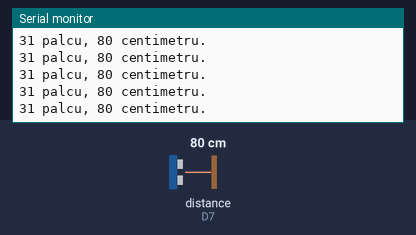
This sketch was run on a simulated ESP8266 (NodeMCU). On the bench: the last lines printed to the serial monitor. Wiring (inferred from the names in the program): ultrasonic range finder: trigger D6; echo D7. The inputs (shaded band) are chosen by the test bench; at power-on: distance to the obstacle (sensor on D7) 80 cm. The echo pulse lasts 58.3 µs per cm.

Above: at 1.2 s.
1.3 s: distance to the obstacle (sensor on D7) set to 2 cm
At 1.71 s:
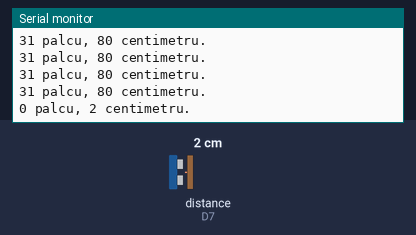
2.8 s: distance to the obstacle (sensor on D7) set to 4 cm
At 2.97 s:
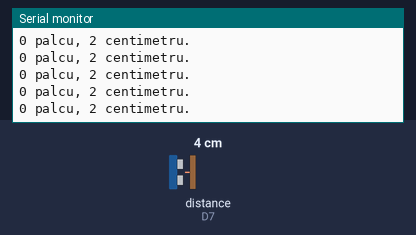
Timing chart, 0 to 5.8 s (numbered marks = the images above; inputs shaded):
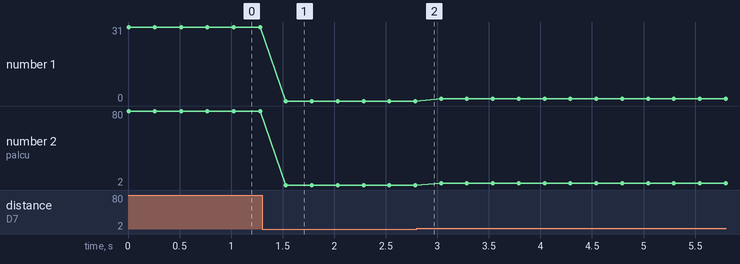

Measured:
- after the input at 1.3 s, the serial monitor: prints a new line after 0.23 s (image 1)
- plotted number 1: 31 → 0 after the input at 1.3 s, 0 → 1 after the input at 2.8 s
- plotted number 2: 80 → 2 after the input at 1.3 s, 2 → 4 after the input at 2.8 s

The sketch:

test.ino
```cpp
/*
**************************
*     MODUL  HC-SR04     *
*      www.santy.cz      *
*     © Aleš  Müller     *
*********************************************
*  upraveno z jiného zdoje                  *
*  program volně šiřitelný, prosím sdílejte *
*********************************************/

int vcc  = 2; /* PŘIPOJÍME PIN D2 NA Vcc */
int trig = D6; /* PŘIPOJÍME PIN D3 NA Trig */
int echo = D7; /* PŘIPOJÍME PIN D4 NA Echo */
int gnd  = 5; /* PŘIPOJÍME PIN D5 NA GND */
/* deklarace proměnných */
long zpozdeni, palce, cm;

void setup() {
/* nastavíme piny pro výstup / napájení */
pinMode (vcc,OUTPUT);
pinMode (gnd,OUTPUT);
/* pin Echo používáme na čtení odraženého signálu od překážky (jeho zpoždění)  */
pinMode(echo,INPUT);
/* komunikace po seriové lince */
Serial.begin(115200);
}

void loop()
{
 digitalWrite(vcc, HIGH);
/* signál (PING) se pouští jako HIGH na 2 mikrosekundy nebo více */
/* ještě před signálem dáme krátký puls LOW pro čistý následující HIGH */
// The PING))) is triggered by a HIGH pulse of 2 or more microseconds.
// Give a short LOW pulse beforehand to ensure a clean HIGH pulse:
pinMode(trig, OUTPUT);
digitalWrite(trig, LOW);
delayMicroseconds(2);
digitalWrite(trig, HIGH);
delayMicroseconds(5);
digitalWrite(trig, LOW);

zpozdeni = pulseIn(echo, HIGH);

/* pomocí funkce si překonvertujeme zpoždění na délkové jednotky */
palce = MikrosekundyNaPalce(zpozdeni);
cm = MikrosekundyNaCentimetry(zpozdeni);

Serial.print(palce);
Serial.print(" palcu, ");
Serial.print(cm);
Serial.print(" centimetru.");
Serial.println();

/* pauza, abychom to stihli přečíst  :-) */
delay(250);
}

long MikrosekundyNaPalce(long microseconds)
{
  /* rychlost zvuku je cca 73.746 mikrosekund na palec (1130 stop za sekundu) */
  /* nezapomeňte, že signál musí urazit cestu k překážce a zpět, tedy ještě vydělit dvěma! */
return microseconds / 74 / 2;
}

long MikrosekundyNaCentimetry(long microseconds)
{
  /* rychlost zvuku je cca 340 m/s nebo 29 mikrosekund na centimetr */
  /* nezapomeňte, že signál musí urazit cestu k překážce a zpět, tedy ještě vydělit dvěma! */
return microseconds / 29 / 2;

    }
```
